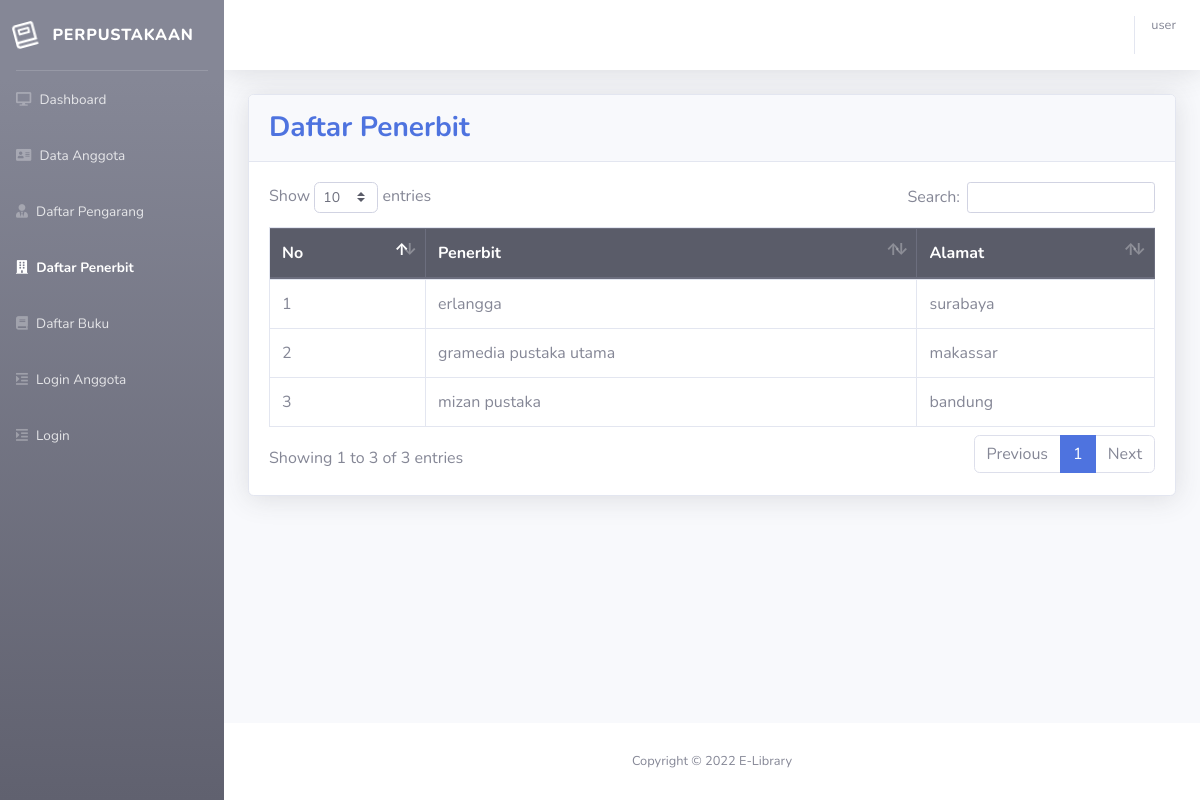
The page /penerbit.php on the database its author committed.
### tables this page shows
CREATE TABLE `penerbit` (
  `idpen` int NOT NULL,
  `penerbit` varchar(40) NOT NULL,
  `alamat` varchar(40) NOT NULL
);

### fungsi.php (called while the page is built, shortened)
<?php
$servername = "localhost";
$database = "perpustakaan";
$username = "root";
$password = "";
$conn = mysqli_connect($servername, $username, $password, $database);
function tampil($table)
{
    global $conn;
    $result = mysqli_query($conn, "SELECT * FROM $table");
    return $result;
}
?>

### penerbit.php (the view, shortened to what this page needs)
<?php
include 'header.php';
?>
<div class="container-fluid">
    <div class="card shadow mb-4">
        <div class="card-header py-3">
            <h3 class="m-0 font-weight-bold text-primary">
                Daftar Penerbit
            </h3>
        </div>
        <div class="card-body">
            <div class="table-responsive">
                <table class="table table-bordered" id="dataTable" width="100%" cellspacing="0">
                <thead class="thead-dark">
                        <tr>
                            <th>No</th>
                            <th>Penerbit</th>
                            <th>Alamat</th>
                        </tr>
                    </thead>
                    <tbody>
                        <?php $no = 1;
                        $row = tampil("penerbit");
                        while ($data = mysqli_fetch_assoc($row)) : ?>
                            <tr >
                                <td><?= $no; ?></td>
                                <td><?= $data["penerbit"]; ?></td>
                                <td><?= $data["alamat"]; ?></td>
                            </tr>
                            <?php $no++; ?>
                        <?php endwhile; ?>
                    </tbody>
                </table>
            </div>
        </div>
    </div>
</div>
</div>
<?php include 'footer.php'; ?>

### rows shown on the page
penerbit: penerbit "erlangga", alamat "surabaya"
penerbit: penerbit "gramedia pustaka utama", alamat "makassar"
penerbit: penerbit "mizan pustaka", alamat "bandung"

### other values the page prints
$nama "user"
